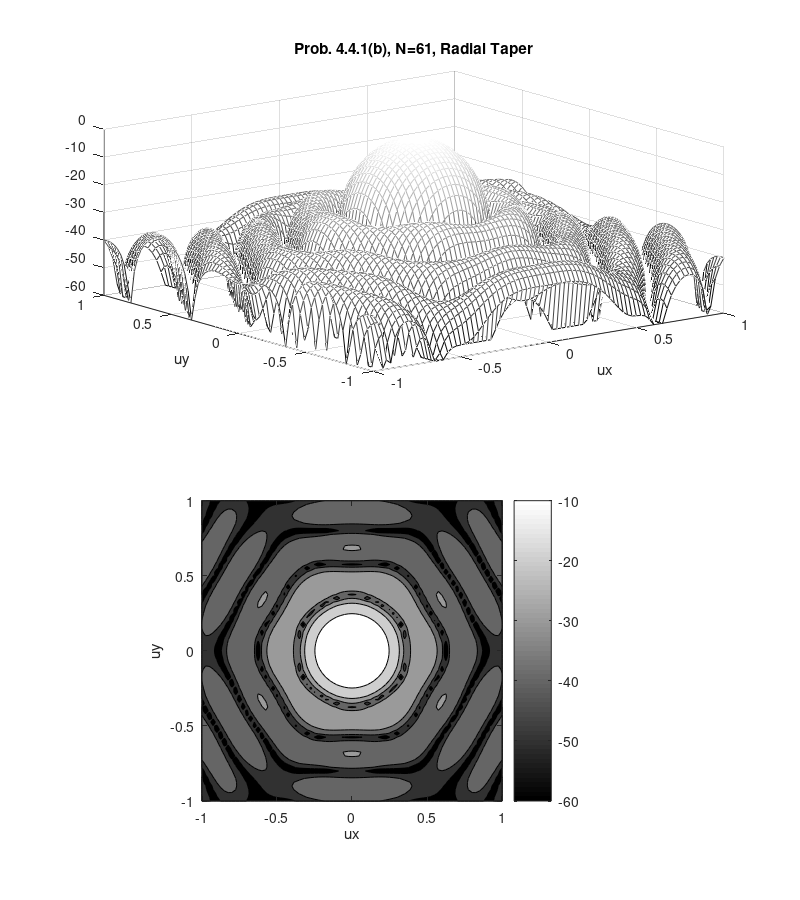
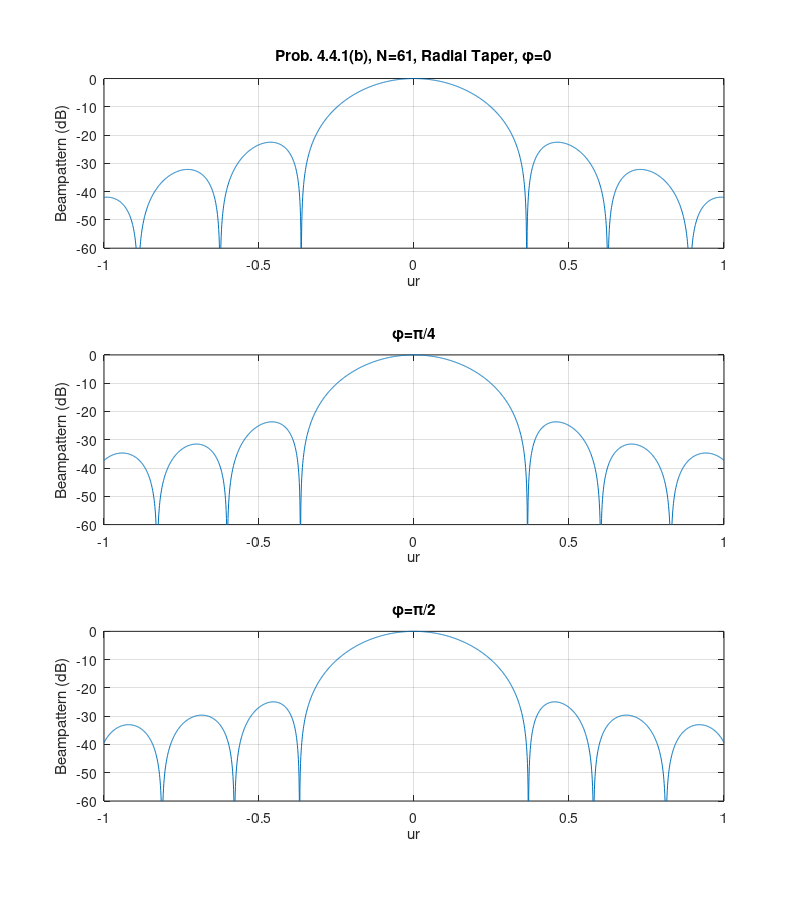

Reproduce these figures in MATLAB, in order.
%%%%%%%%%%%%%%%%%%%%%%%%%%%%%%%%
% problem 4.4.1
% K. Bell 10/19/99
% updated by K. Bell 11/3/00
% Function called: sinc
%%%%%%%%%%%%%%%%%%%%%%%%%%%%%%%%

clear all
close all

Nx = 9;NH = 61;
% kk = 0, 1, or 2
kk = 1;

dx = 0.5;
dy = 0.25*sqrt(3);
R = Nx*dx/2;

D = zeros(NH,2);
w=zeros(NH,1);
ind = 1;
for m=-(Nx-1)/2:(Nx-1)/2
   km = Nx-abs(m);
   for n= -(km-1)/2:(km-1)/2
      D(ind,:) = [dx*n dy*m];
      r = sqrt((dx*n)^2 +(dy*m)^2);
      w(ind) = (1-(r/R)^2)^kk;
      ind=ind+1;
   end
end

w=w/sum(w);

ux = [-1:0.025:1];
uy = [-1:0.025:1];
nx = length(ux);
ny = length(uy);

B = zeros(ny,nx);
for n=1:nx
   for k=1:ny
      V = exp(j*2*pi*D*[ux(n);uy(k)]);
      B(k,n)= w'*V;
   end
end

figure(1)
subplot(2,1,1)
G = 10*log10(abs(B).^2);
G = max(G,-60);
mesh(ux,uy,G)
xlabel('ux')
ylabel('uy')
if NH == 61 & kk==0
   title('Prob. 4.4.1(a), N=61, Uniform weighting')
elseif NH==61 & kk==1
   title('Prob. 4.4.1(b), N=61, Radial Taper')
else
   title('Prob. 4.4.1(c), N=61, Radial Taper Squared')
end

axis([-1 1 -1 1 -60 0])

subplot(2,1,2)
contourf(ux,uy,G,[-10 -20 -30 -40 -50 -60 -70 -80])
axis('square')
colormap('gray')
colorbar
xlabel('ux')
ylabel('uy')
drawnow
set(gcf,'Paperposition',[0.25 1 8 9])

phi = 0;

% sin theta
u=[-1:0.001:1];
ux = u*cos(phi);
uy = u*sin(phi);
V = exp(j*2*pi*D*[ux;uy]);
Bc = w'*V;

figure(2)
subplot(3,1,1)
plot(u,10*log10(abs(Bc).^2))
axis([-1 1 -60 0])
grid on
if NH == 61 & kk==0
   title('Prob. 4.4.1(a), N=61, Uniform weighting, \phi=0')
elseif NH==61 & kk==1
   title('Prob. 4.4.1(b), N=61, Radial Taper, \phi=0')
else
   title('Prob. 4.4.1(c), N=61, Radial Taper Squared, \phi=0')
end
xlabel('ur')
ylabel('Beampattern (dB)')

phi = pi/4;
ux = u*cos(phi);
uy = u*sin(phi);
V = exp(j*2*pi*D*[ux;uy]);
Bc = w'*V;
subplot(3,1,2)
plot(u,10*log10(abs(Bc).^2))
axis([-1 1 -60 0])
grid on
title('\phi=\pi/4')
xlabel('ur')
ylabel('Beampattern (dB)')

phi = pi/2;
ux = u*cos(phi);
uy = u*sin(phi);
V = exp(j*2*pi*D*[ux;uy]);
Bc = w'*V;
subplot(3,1,3)
plot(u,10*log10(abs(Bc).^2))
axis([-1 1 -60 0])
title('\phi=\pi/2')
grid on
xlabel('ur')
ylabel('Beampattern (dB)')

set(gcf,'Paperposition',[0.25 1 8 9])

